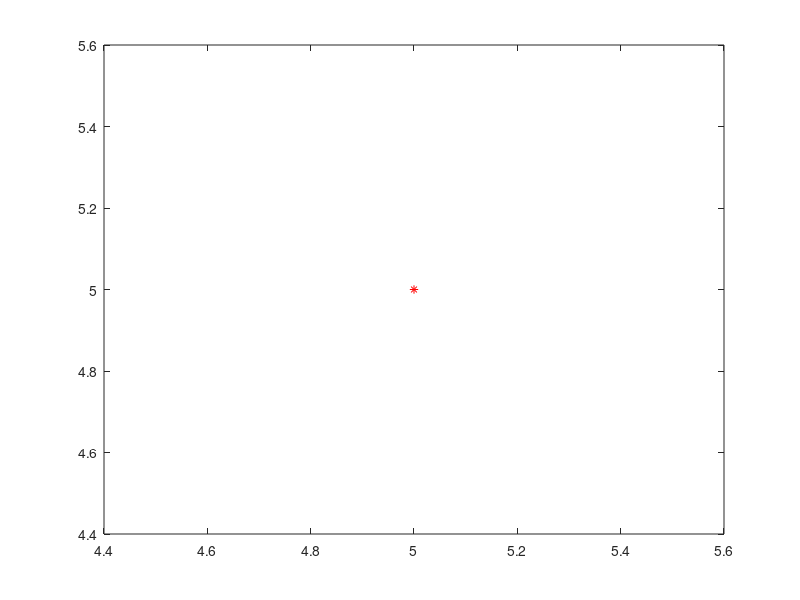

Write the MATLAB code that produced this figure. (Note: this script raises an error after producing the figure.)
%Linear Curve Fitting
X = input('Absissas')   %[2 3 4 5]
Y = input('Ordinates')  %[3 5 8 9]
n = length(X)
SX = sum(X)
SX2 = sum(X.*X)
SY = sum(Y)
SXY = sum(X.*Y)
A = [n SX;SX SX2]
B = [SY; SXY]
U = A\B
disp('*The linear curve fitting*')
fprintf('(%0.4f)+(%0.4fx)\n',U(1),U(2))
plot(X,Y,'*r')
hold on
f=@(x) U(1)+U(2)*x
fplot(f,[X(1),X(n)])
